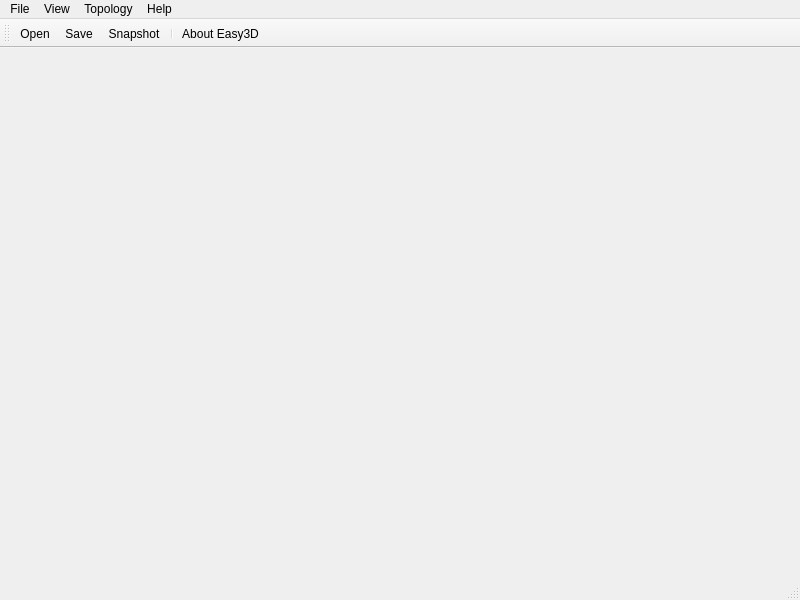
<?xml version="1.0" encoding="UTF-8"?>
<ui version="4.0">
 <class>Window</class>
 <widget class="QMainWindow" name="Window">
  <property name="geometry">
   <rect>
    <x>0</x>
    <y>0</y>
    <width>800</width>
    <height>600</height>
   </rect>
  </property>
  <property name="minimumSize">
   <size>
    <width>800</width>
    <height>600</height>
   </size>
  </property>
  <property name="windowTitle">
   <string>MainWindow</string>
  </property>
  <widget class="QWidget" name="centralWidget"/>
  <widget class="QMenuBar" name="menuBar">
   <property name="geometry">
    <rect>
     <x>0</x>
     <y>0</y>
     <width>800</width>
     <height>24</height>
    </rect>
   </property>
   <widget class="QMenu" name="menuFile">
    <property name="title">
     <string>File</string>
    </property>
    <widget class="QMenu" name="menuRecentFiles">
     <property name="title">
      <string>Recent Files</string>
     </property>
     <addaction name="separator"/>
     <addaction name="actionClearRecentFiles"/>
    </widget>
    <addaction name="actionOpen"/>
    <addaction name="actionSave"/>
    <addaction name="separator"/>
    <addaction name="menuRecentFiles"/>
    <addaction name="separator"/>
    <addaction name="actionExit"/>
   </widget>
   <widget class="QMenu" name="menuView">
    <property name="title">
     <string>View</string>
    </property>
    <addaction name="actionSnapshot"/>
    <addaction name="separator"/>
    <addaction name="actionSetBackgroundColor"/>
   </widget>
   <widget class="QMenu" name="menuHelp">
    <property name="title">
     <string>Help</string>
    </property>
    <addaction name="actionAbout"/>
   </widget>
   <widget class="QMenu" name="menuTopology">
    <property name="title">
     <string>Topology</string>
    </property>
    <addaction name="actionTopologyStatistics"/>
    <addaction name="separator"/>
   </widget>
   <addaction name="menuFile"/>
   <addaction name="menuView"/>
   <addaction name="menuTopology"/>
   <addaction name="menuHelp"/>
  </widget>
  <widget class="QToolBar" name="mainToolBar">
   <attribute name="toolBarArea">
    <enum>TopToolBarArea</enum>
   </attribute>
   <attribute name="toolBarBreak">
    <bool>false</bool>
   </attribute>
   <addaction name="actionOpen"/>
   <addaction name="actionSave"/>
   <addaction name="actionSnapshot"/>
   <addaction name="separator"/>
   <addaction name="actionAbout"/>
  </widget>
  <widget class="QStatusBar" name="statusBar"/>
  <action name="actionOpen">
   <property name="icon">
    <iconset>
     <normaloff>:/resources/icons/fileopen.png</normaloff>:/resources/icons/fileopen.png</iconset>
   </property>
   <property name="text">
    <string>Open</string>
   </property>
   <property name="shortcut">
    <string>Ctrl+O</string>
   </property>
  </action>
  <action name="actionSave">
   <property name="icon">
    <iconset>
     <normaloff>:/resources/icons/filesave.png</normaloff>:/resources/icons/filesave.png</iconset>
   </property>
   <property name="text">
    <string>Save</string>
   </property>
   <property name="shortcut">
    <string>Ctrl+S</string>
   </property>
  </action>
  <action name="actionExit">
   <property name="icon">
    <iconset>
     <normaloff>:/resources/icons/exit.png</normaloff>:/resources/icons/exit.png</iconset>
   </property>
   <property name="text">
    <string>Exit</string>
   </property>
   <property name="shortcut">
    <string>Ctrl+Q</string>
   </property>
  </action>
  <action name="actionAbout">
   <property name="icon">
    <iconset>
     <normaloff>:/resources/icons/help.png</normaloff>:/resources/icons/help.png</iconset>
   </property>
   <property name="text">
    <string>About Easy3D</string>
   </property>
   <property name="toolTip">
    <string>About Easy3D</string>
   </property>
  </action>
  <action name="actionClearRecentFiles">
   <property name="icon">
    <iconset>
     <normaloff>:/resources/icons/clear.png</normaloff>:/resources/icons/clear.png</iconset>
   </property>
   <property name="text">
    <string>Clear</string>
   </property>
  </action>
  <action name="actionSnapshot">
   <property name="icon">
    <iconset>
     <normaloff>:/resources/icons/snap_shot.png</normaloff>:/resources/icons/snap_shot.png</iconset>
   </property>
   <property name="text">
    <string>Snapshot</string>
   </property>
   <property name="shortcut">
    <string>S</string>
   </property>
  </action>
  <action name="actionSetBackgroundColor">
   <property name="text">
    <string>Background Color</string>
   </property>
  </action>
  <action name="actionTopologyStatistics">
   <property name="text">
    <string>Show Statistics</string>
   </property>
  </action>
 </widget>
 <layoutdefault spacing="6" margin="11"/>
 <resources/>
 <connections/>
</ui>
